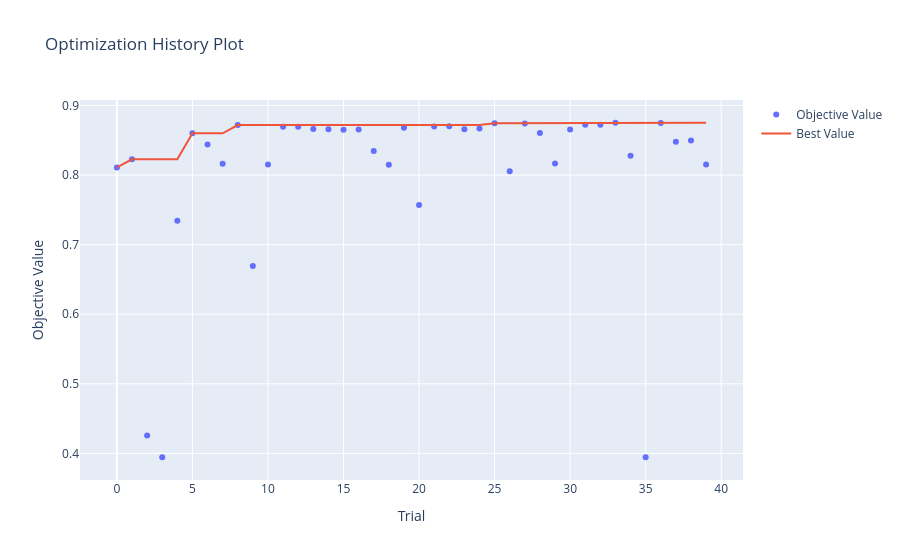

Notebook code cell kept with this figure:
### Code cell
optuna.visualization.plot_optimization_history(study_logreg)

### Figure 1 — Plotly figure (JSON) as saved in the notebook; plotly's stock layout.template omitted (floating-point values rounded to 4 significant figures)
{"data": [{"mode": "markers", "name": "Objective Value", "type": "scatter", "x": [0, 1, 2, 3, 4, 5, 6, 7, 8, 9, 10, 11, 12, 13, 14, 15, 16, 17, 18, 19, 20, 21, 22, 23, 24, 25, 26, 27, 28, 29, 30, 31, 32, 33, 34, 35, 36, 37, 38, 39], "y": [0.811, 0.8227, 0.4257, 0.3944, 0.7345, 0.8602, 0.8439, 0.8164, 0.872, 0.6693, 0.8152, 0.8694, 0.8695, 0.8663, 0.8658, 0.8651, 0.8655, 0.8346, 0.8149, 0.8682, 0.7571, 0.8699, 0.8704, 0.866, 0.867, 0.8745, 0.8055, 0.8742, 0.8604, 0.8169, 0.8655, 0.8723, 0.8723, 0.8753, 0.8277, 0.3944, 0.8748, 0.8479, 0.8497, 0.8152]}, {"mode": "lines", "name": "Best Value", "type": "scatter", "x": [0, 1, 2, 3, 4, 5, 6, 7, 8, 9, 10, 11, 12, 13, 14, 15, 16, 17, 18, 19, 20, 21, 22, 23, 24, 25, 26, 27, 28, 29, 30, 31, 32, 33, 34, 35, 36, 37, 38, 39], "y": [0.811, 0.8227, 0.8227, 0.8227, 0.8227, 0.8602, 0.8602, 0.8602, 0.872, 0.872, 0.872, 0.872, 0.872, 0.872, 0.872, 0.872, 0.872, 0.872, 0.872, 0.872, 0.872, 0.872, 0.872, 0.872, 0.872, 0.8745, 0.8745, 0.8745, 0.8745, 0.8745, 0.8745, 0.8745, 0.8745, 0.8753, 0.8753, 0.8753, 0.8753, 0.8753, 0.8753, 0.8753]}, {"marker": {"color": "#cccccc"}, "mode": "markers", "name": "Infeasible Trial", "showlegend": false, "type": "scatter", "x": [], "y": []}], "layout": {"title": {"text": "Optimization History Plot"}, "xaxis": {"title": {"text": "Trial"}}, "yaxis": {"title": {"text": "Objective Value"}}}}
